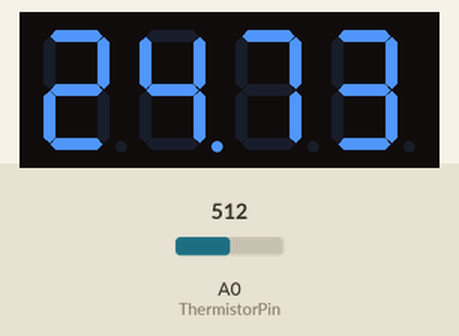
The sketch below on a simulated Arduino Uno, built with avr-gcc and run on an emulated ATmega328P. On the bench: 4-digit seven-segment display. Inputs (shaded band) come from the test bench; at power-on: A0 (ThermistorPin) = 512.

Above: at 1.2 s.
1.3 s: A0 (ThermistorPin) set to 276
At 2.1 s:
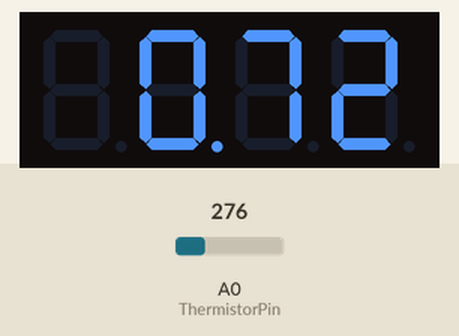
3.0 s: A0 (ThermistorPin) set to 255
At 3.3 s:
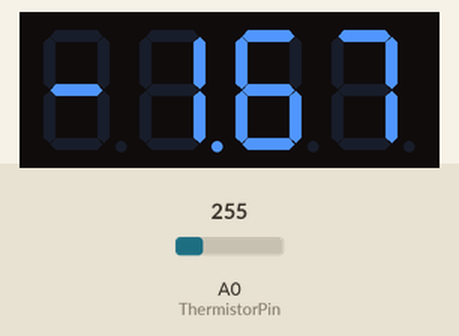
4.5 s: A0 (ThermistorPin) set to 196
At 5.6 s:
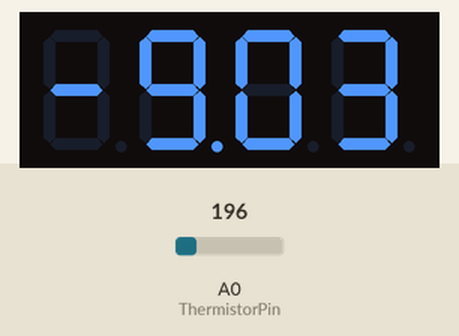
6.0 s: A0 (ThermistorPin) set to 174
At 6.8 s:
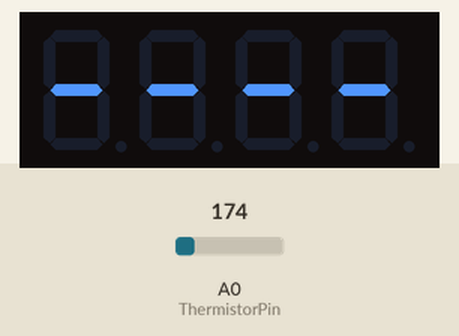
Timing chart, 0 to 8.5 s (numbered marks = the images above; inputs shaded):
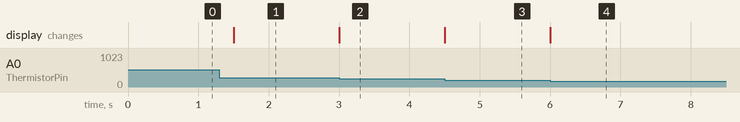

The sketch:

Module7_BM.ino
```cpp
/*
Module 8 lab, Stepper Motor
Brian Mann
March 13, 2026
This sketch will activate a stepper motor. When you press the button, the rotation direction of the stepper motor will reverse.
*/
#include "SevSeg.h"
SevSeg Briansevseg; //initialize a SevSeg object

#define ThermistorPin A0  //the thermistor attach to const int analogPin = A0;
const float R1 = 10000;   //nominal value of pull-up resitor
float logR2, R2;          //R2 is the calibrated thermistor resistance at 25C
const float c1 = 1.009249522e-03, c2 = 2.378405444e-04, c3 = 2.019202697e-07;

void setup() {
  byte numDigits = 4;  //Define the number of digits the Seven Segment will display
  //Connects digit pins of 4 digit display {d1, d2, d3, d4} to board pins {13, 12, 11, 10} in that order
  byte digitPins[] = { 13, 12, 11, 10 };
  //Connects segment pins of 4 digit display {a, b, c, d, e, f, g, dp} to board pins {2, 3, 4, 5, 6, 7, 8, 9} in that order
  byte segmentPins[] = { 2, 3, 4, 5, 6, 7, 8, 9 };
  //delcares that resistor is put on the pin segment, not on the cathode
  bool resistorsOnSegments = true;
  //defines the configuration of the seven segment display hardware as a common cathode
  byte hardwareConfig = COMMON_CATHODE;
  // initialize the 4 digit seven segment display
  Briansevseg.begin(hardwareConfig, numDigits, digitPins, segmentPins, resistorsOnSegments);
}

void loop() {
  //read thermistor value
  long ThermistorValue = analogRead(ThermistorPin);
  //the Steinhart-Hart equation for calculating the temperature of a thermistor
  R2 = R1 * (1023.0 / ThermistorValue - 1.0);
  logR2 = log(R2);
  float TempK = (1.0 / (c1 + c2 * logR2 + c3 * logR2 * logR2 * logR2));
  float TempC = TempK - 273.15;
  float TempF = (TempC * 9.0) / 5.0 + 32.0;

  static unsigned long timer = millis();

  //displays the thermistor temperature in Farenheit
  if (millis() >= timer) {
    timer += 300;
    Briansevseg.setNumber(TempC, 2);
  }
  //clear the 7 segment display for the next temperature reading
  Briansevseg.refreshDisplay();
}
```

Measured:
- the behaviour switches between 270 and 269 on A0 (ThermistorPin) (found by bisection; images 1 and 2)
- the behaviour switches between 189 and 188 on A0 (ThermistorPin) (found by bisection; images 3 and 4)
- after the input at 1.3 s, the display: changes after 0.20 s (image 1)
- after the input at 3.0 s, the display: changes at once (image 2)
- after the input at 4.5 s, the display: changes at once (image 3)
- after the input at 6.0 s, the display: changes at once (image 4)
